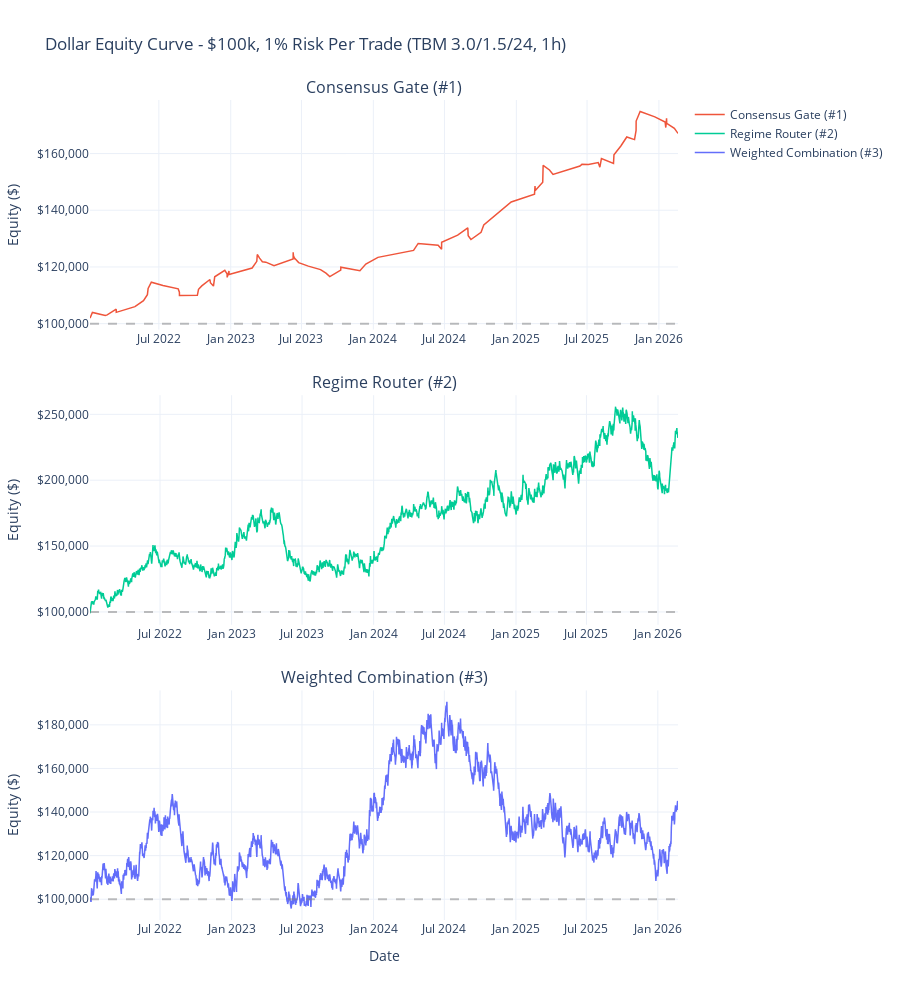

Notebook source saved alongside this figure:
### Markdown cell above
## 5. Dollar Equity Curve ($100k start, 1% risk)

### Code cell
fig = make_subplots(
    rows=3, cols=1,
    subplot_titles=[
        'Consensus Gate (#1)',
        'Regime Router (#2)',
        'Weighted Combination (#3)',
    ],
    vertical_spacing=0.08,
)

for i, (name, df) in enumerate(strategies.items(), 1):
    fig.add_trace(
        go.Scatter(
            x=df['entry_ts'],
            y=df['account_balance'],
            mode='lines',
            name=name,
            line=dict(color=colors[name], width=1.5),
        ),
        row=i, col=1,
    )
    
    fig.add_hline(y=INITIAL_CAPITAL, line_dash='dash', line_color='gray', opacity=0.5, row=i, col=1)
    fig.update_yaxes(title_text='Equity ($)', tickformat='$,.0f', row=i, col=1)

fig.update_xaxes(title_text='Date', row=3, col=1)

fig.update_layout(
    height=1000,
    title_text='Dollar Equity Curve - $100k, 1% Risk Per Trade (TBM 3.0/1.5/24, 1h)',
    showlegend=True,
    template='plotly_white',
)

fig.show()

### Figure 1 — Plotly figure (JSON) as saved in the notebook; plotly's stock layout.template omitted (floating-point values rounded to 4 significant figures; data arrays with more than 128 entries replaced by an {"elided": "..."} marker saying what was removed)
{"data": [{"line": {"color": "#EF553B", "width": 1.5}, "mode": "lines", "name": "Consensus Gate (#1)", "type": "scatter", "x": ["2022-01-05T18:00:00", "2022-01-11T22:00:00", "2022-02-13T19:00:00", "2022-02-18T20:00:00", "2022-03-13T21:00:00", "2022-03-13T23:00:00", "2022-04-30T19:00:00", "2022-05-22T16:00:00", "2022-06-01T16:00:00", "2022-06-03T13:00:00", "2022-06-11T18:00:00", "2022-07-11T13:00:00", "2022-08-19T13:00:00", "2022-08-22T14:00:00", "2022-08-22T17:00:00", "2022-10-07T13:00:00", "2022-10-10T13:00:00", "2022-10-18T21:00:00", "2022-11-08T18:00:00", "2022-11-09T22:00:00", "2022-11-17T19:00:00", "2022-11-18T19:00:00", "2022-11-19T15:00:00", "2022-11-20T23:00:00", "2022-12-16T19:00:00", "2022-12-22T16:00:00", "2022-12-22T21:00:00", "2022-12-27T13:00:00", "2022-12-27T16:00:00", "2023-02-24T18:00:00", "2023-03-08T16:00:00", "2023-03-09T23:00:00", "2023-03-15T20:00:00", "2023-03-22T23:00:00", "2023-03-31T19:00:00", "2023-04-21T20:00:00", "2023-06-09T16:00:00", "2023-06-09T20:00:00", "2023-06-10T13:00:00", "2023-06-14T22:00:00", "2023-06-15T13:00:00", "2023-06-23T19:00:00", "2023-07-18T14:00:00", "2023-08-18T20:00:00", "2023-09-01T18:00:00", "2023-09-11T13:00:00", "2023-10-09T14:00:00", "2023-10-09T18:00:00", "2023-11-27T16:00:00", "2023-12-12T18:00:00", "2024-01-12T19:00:00", "2024-04-12T23:00:00", "2024-04-24T19:00:00", "2024-06-14T21:00:00", "2024-06-23T17:00:00", "2024-06-23T20:00:00", "2024-08-03T21:00:00", "2024-08-29T19:00:00", "2024-08-30T17:00:00", "2024-08-30T19:00:00", "2024-09-06T21:00:00", "2024-10-02T19:00:00", "2024-10-09T16:00:00", "2024-10-31T17:00:00", "2024-11-25T16:00:00", "2024-12-18T21:00:00", "2025-02-16T14:00:00", "2025-02-17T20:00:00", "2025-02-18T15:00:00", "2025-03-09T14:00:00", "2025-03-09T19:00:00", "2025-03-10T15:00:00", "2025-03-26T21:00:00", "2025-04-04T22:00:00", "2025-06-12T22:00:00", "2025-06-17T20:00:00", "2025-07-04T14:00:00", "2025-07-29T15:00:00", "2025-08-02T20:00:00", "2025-08-06T20:00:00", "2025-09-06T17:00:00", "2025-09-07T22:00:00", "2025-09-25T13:00:00", "2025-10-10T17:00:00", "2025-10-30T13:00:00", "2025-11-03T13:00:00", "2025-11-03T17:00:00", "2025-11-13T22:00:00", "2025-12-21T14:00:00", "2026-01-16T22:00:00", "2026-01-18T14:00:00", "2026-01-20T14:00:00", "2026-01-20T23:00:00", "2026-02-09T13:00:00", "2026-02-18T20:00:00"], "xaxis": "x", "y": [102000.0, 104000.0, 102900.0, 103100.0, 105100.0, 104000.0, 106000.0, 108100.0, 110200.0, 112400.0, 114600.0, 113400.0, 112300.0, 111100.0, 110000.0, 110000.0, 112100.0, 113300.0, 115600.0, 114400.0, 113200.0, 115500.0, 114300.0, 116500.0, 118800.0, 117600.0, 116300.0, 118600.0, 117300.0, 119600.0, 122000.0, 124400.0, 123100.0, 121900.0, 121700.0, 120400.0, 122800.0, 125200.0, 123900.0, 122600.0, 122800.0, 121500.0, 120300.0, 119100.0, 117800.0, 116600.0, 118900.0, 119900.0, 118600.0, 121000.0, 123400.0, 125800.0, 128300.0, 127600.0, 126200.0, 128700.0, 131200.0, 133800.0, 132400.0, 131000.0, 129700.0, 132200.0, 134800.0, 137400.0, 140100.0, 142900.0, 145700.0, 148500.0, 147000.0, 149900.0, 152800.0, 155800.0, 154200.0, 152600.0, 155600.0, 156200.0, 156100.0, 156800.0, 155200.0, 158200.0, 156500.0, 159500.0, 162700.0, 165800.0, 164900.0, 168100.0, 171400.0, 174800.0, 172900.0, 171100.0, 169200.0, 172400.0, 170600.0, 168900.0, 167100.0], "yaxis": "y"}, {"line": {"color": "#00CC96", "width": 1.5}, "mode": "lines", "name": "Regime Router (#2)", "type": "scatter", "x": {"elided": "1905 str values"}, "xaxis": "x2", "y": {"elided": "1905 float values"}, "yaxis": "y2"}, {"line": {"color": "#636EFA", "width": 1.5}, "mode": "lines", "name": "Weighted Combination (#3)", "type": "scatter", "x": {"elided": "2739 str values"}, "xaxis": "x3", "y": {"elided": "2739 float values"}, "yaxis": "y3"}], "layout": {"annotations": [{"font": {"size": 16}, "showarrow": false, "text": "Consensus Gate (#1)", "x": 0.5, "xanchor": "center", "xref": "paper", "y": 1, "yanchor": "bottom", "yref": "paper"}, {"font": {"size": 16}, "showarrow": false, "text": "Regime Router (#2)", "x": 0.5, "xanchor": "center", "xref": "paper", "y": 0.64, "yanchor": "bottom", "yref": "paper"}, {"font": {"size": 16}, "showarrow": false, "text": "Weighted Combination (#3)", "x": 0.5, "xanchor": "center", "xref": "paper", "y": 0.28, "yanchor": "bottom", "yref": "paper"}], "height": 1000, "shapes": [{"line": {"color": "gray", "dash": "dash"}, "opacity": 0.5, "type": "line", "x0": 0, "x1": 1, "xref": "x domain", "y0": 100000, "y1": 100000, "yref": "y"}, {"line": {"color": "gray", "dash": "dash"}, "opacity": 0.5, "type": "line", "x0": 0, "x1": 1, "xref": "x2 domain", "y0": 100000, "y1": 100000, "yref": "y2"}, {"line": {"color": "gray", "dash": "dash"}, "opacity": 0.5, "type": "line", "x0": 0, "x1": 1, "xref": "x3 domain", "y0": 100000, "y1": 100000, "yref": "y3"}], "showlegend": true, "title": {"text": "Dollar Equity Curve - $100k, 1% Risk Per Trade (TBM 3.0/1.5/24, 1h)"}, "xaxis": {"anchor": "y", "domain": [0, 1]}, "xaxis2": {"anchor": "y2", "domain": [0, 1]}, "xaxis3": {"anchor": "y3", "domain": [0, 1], "title": {"text": "Date"}}, "yaxis": {"anchor": "x", "domain": [0.72, 1], "tickformat": "$,.0f", "title": {"text": "Equity ($)"}}, "yaxis2": {"anchor": "x2", "domain": [0.36, 0.64], "tickformat": "$,.0f", "title": {"text": "Equity ($)"}}, "yaxis3": {"anchor": "x3", "domain": [0, 0.28], "tickformat": "$,.0f", "title": {"text": "Equity ($)"}}}}
